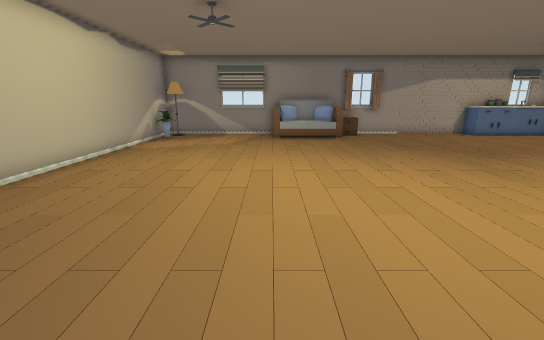
[1] (above)

16 first-person views from a walk through a 3-D level made in the Unity game engine. The camera is 1.3 m above the floor, tilts 14° down and sees 90° across. Doors are open. The floor is counted in squares, 0.65 m on a side. Each view is taken from the middle of a square. On the plan, view 1 faces up. The plan holds only what a view shows up to about 16 squares ahead; the rest is blank. The player is left out. Some animated figures are left out.

[2]
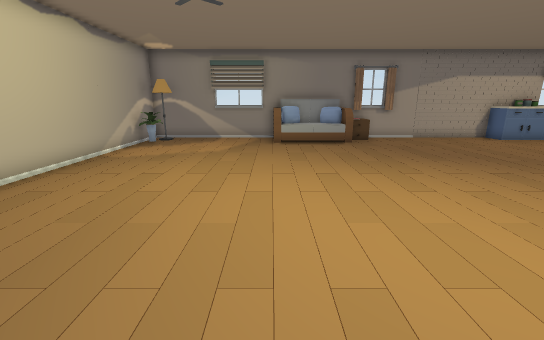

[3]
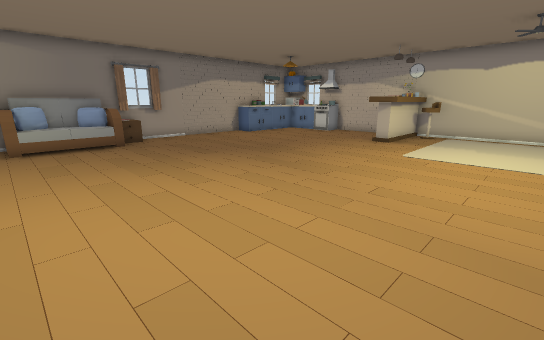

[4]
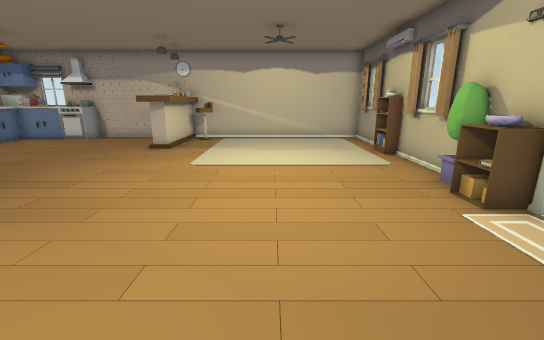

[5]
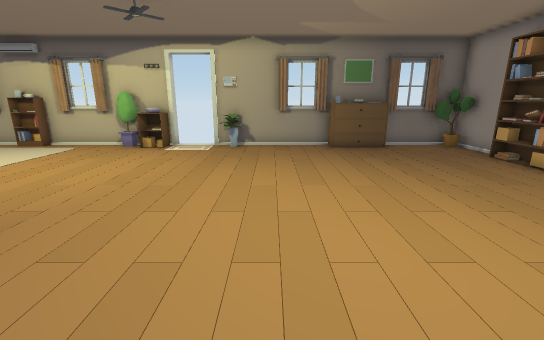

[6]
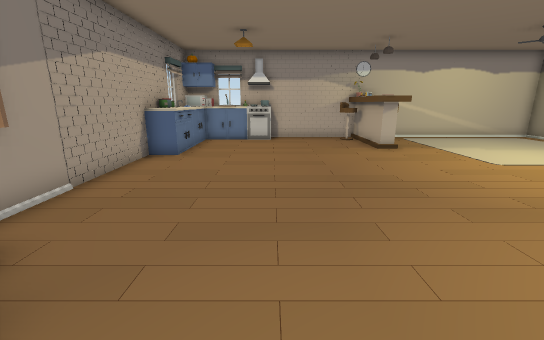

[7]
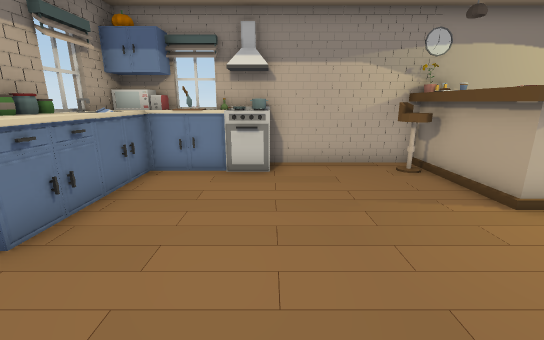

[8]
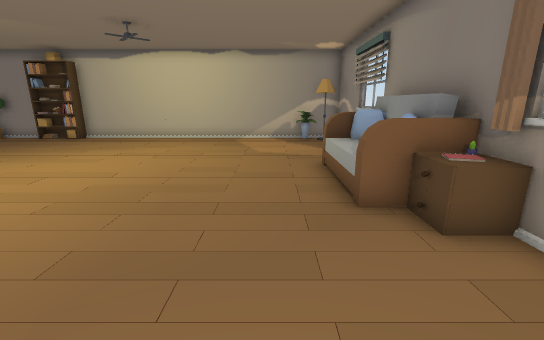

[9]
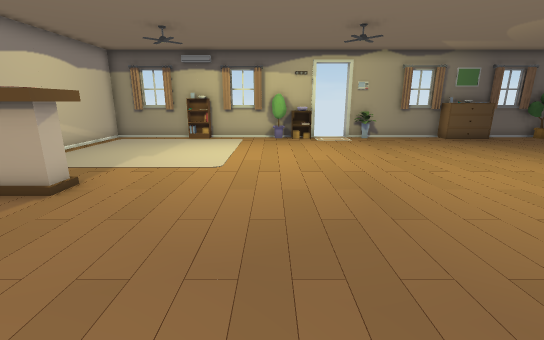

[10]
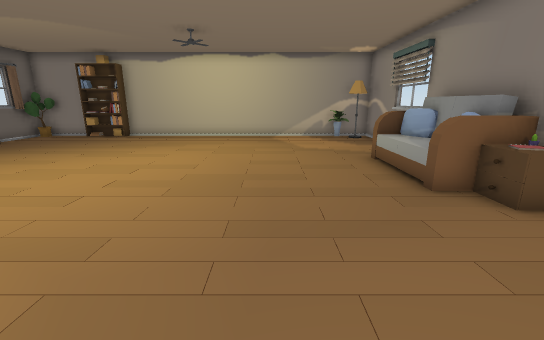

[11]
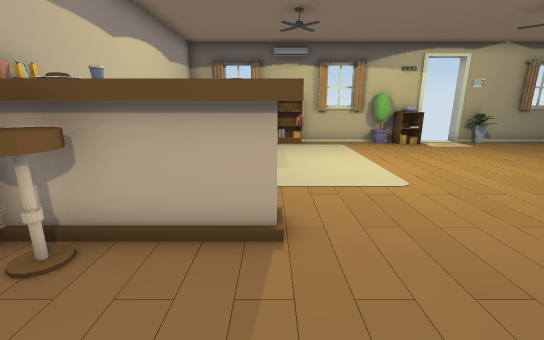

[12]
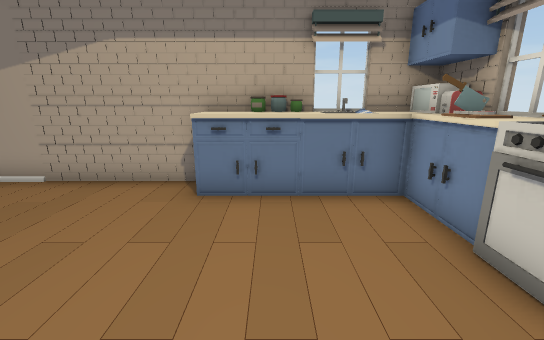

[13]
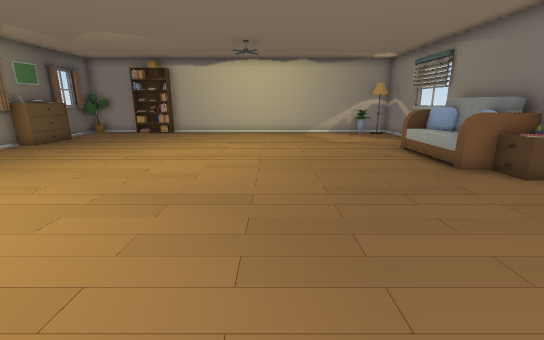

[14]
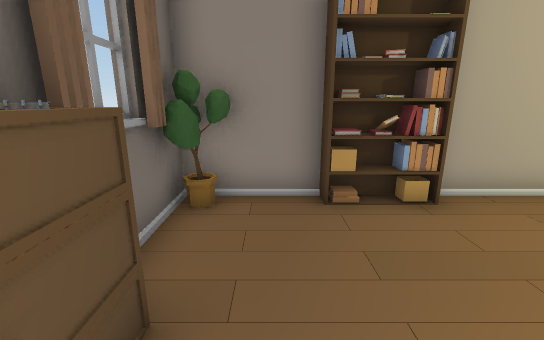

[15]
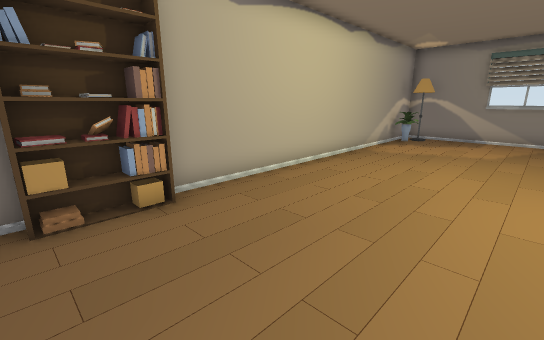

[16]
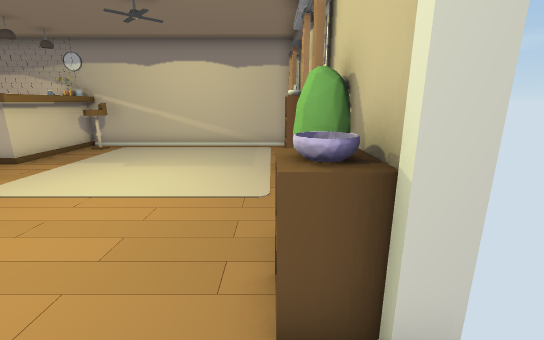

### Floor plan
Points are (right, up) in squares from view 1. A wall is a line through its corners. A room is listed if a view was taken in it or the views show most of it. See-through windows are left out.
Room 1 (views 1, 2, 3, 4, 5, 6, 7, 8, 9, 10, 11, 12, 13, 14, 15, 16)
walls: (6.6, -1.9) (18, -1.9) (18, 12.6); (12.5, -1.4) (13.8, -1.4); (13.6, 17.8) (-6.7, 17.8) (-6.7, 3.5); (-1.5, -1.9) (4.7, -1.9); (-3.1, -1.1) (-0.7, -1.1) (-0.7, -2); (16.3, 17.6) (16.3, 18.1); (-6.7, 0.6) (-6.7, -1.9) (-3.4, -1.9); (18, 17.8) (15.4, 17.8)
low walls: (7.4, -1.1) (7.9, -1.1) (7.9, -2); (5.2, 17.8) (5.2, 17.3); (7.8, -1.9) (7.8, -1)
ways out: open door at (5.5, -2)
objects: books (-7, 1); books (-7, 2); other object (-7, 3); other object (-6, -1); books (-6, 1); other object (-6, 2); books (-6, 3); other object (-6, 16); lamp (-6, 17) to (-5, 17); sofa (0, 16) to (4, 17); pillow (1, 17); pillow (3, 17); other object (4, -1); other object (4, 17); other object (5, 17); other object (7, -1); other object (12, 17) to (13, 17); other object (14, 7) to (16, 7); other object (14, 8) to (15, 8); other object (14, 9) to (16, 9); pot (14, 17) to (14, 18); pot (15, 18); cup (16, 8); chair (17, 6) to (17, 7); other object (17, 8); chair (17, 9); oven (17, 13) to (17, 14); other object (17, 15) to (17, 16); other object (17, 17); other object (18, 13); other object (18, 15); other object (18, 16); other object (18, 17)

Positions as (right, up) in squares from view 1, and headings:
1: (0, 0), facing up
2: (0, 2), facing up
3: (0, 2), facing up-right
4: (2, 3), facing right
5: (2, 11), facing down
6: (2, 13), facing right
7: (9, 13), facing right
8: (9, 14), facing left
9: (9, 14), facing down
10: (10, 12), facing left
11: (14, 12), facing down
12: (14, 11), facing up
13: (12, 10), facing left
14: (-1, 0), facing left
15: (-1, 1), facing up-left
16: (5, -1), facing right
